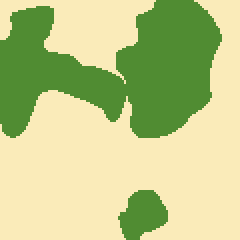
#> input picture data/test/masks/tile_1.87_35.png, 120 x 120 px (shown 2 times larger)
$ python quick_analysis.py
#> lines starting #> are read from the running program, lines starting #| are printed output that depends on the picture; after the words box and inside, x2 and y2 are one past the last pixel; in counts of white or black regions, pixels touching at a corner belong together
#!/usr/bin/env python3
"""
Quick Dataset Analysis for Slum Detection
========================================
Identifies all classes and creates essential plots.
"""

import os
import cv2
import numpy as np
import matplotlib.pyplot as plt
from pathlib import Path
import json
from collections import defaultdict, Counter
import glob
from tqdm import tqdm

class QuickAnalyzer:
    def __init__(self, data_root="data", output_dir="analysis"):
        self.data_root = Path(data_root)
        self.output_dir = Path(output_dir)
        self.output_dir.mkdir(exist_ok=True)

    def analyze_classes(self):
        """Analyze all mask classes across dataset"""
        print("ANALYZING MASK CLASSES")
        print("=" * 50)

        all_unique_values = set()
        class_distribution = defaultdict(int)

        for split in ['train', 'val', 'test']:
            masks_dir = self.data_root / split / "masks"
            if not masks_dir.exists():
                continue

            mask_files = list(masks_dir.glob("*.png"))
            print(f"Processing {len(mask_files)} {split} masks...")

            for mask_path in tqdm(mask_files, desc=f"{split} masks"):
                mask = cv2.imread(str(mask_path), cv2.IMREAD_GRAYSCALE)
                if mask is not None:
                    unique_vals, counts = np.unique(mask, return_counts=True)
                    all_unique_values.update(unique_vals)

                    for val, count in zip(unique_vals, counts):
                        class_distribution[int(val)] += int(count)

        # Print results
        print(f"\nFOUND {len(all_unique_values)} CLASSES:")
        print(f"Class values: {sorted(all_unique_values)}")

        total_pixels = sum(class_distribution.values())
        print(f"\nCLASS DISTRIBUTION:")
        for class_val in sorted(all_unique_values):
            pixels = class_distribution[int(class_val)]
            percentage = (pixels/total_pixels)*100
            print(f"  Class {class_val}: {pixels:,} pixels ({percentage:.2f}%)")

        return all_unique_values, class_distribution

    def create_class_plot(self, class_distribution):
        """Create class distribution plot"""
        classes = sorted(class_distribution.keys())
        counts = [class_distribution[c] for c in classes]

        fig, (ax1, ax2) = plt.subplots(1, 2, figsize=(15, 6))

        # Bar plot
        bars = ax1.bar(classes, counts, color='skyblue', edgecolor='navy', alpha=0.7)
        ax1.set_title('Class Distribution', fontweight='bold', fontsize=14)
        ax1.set_xlabel('Class Value')
        ax1.set_ylabel('Pixel Count')

        # Add value labels
        for bar, count in zip(bars, counts):
            height = bar.get_height()
            ax1.text(bar.get_x() + bar.get_width()/2., height + max(counts)*0.01,
                    f'{count:,}', ha='center', va='bottom', fontsize=10)

        # Pie chart
        total_pixels = sum(counts)
        percentages = [(c/total_pixels)*100 for c in counts]

        # Create labels with class names
        labels = []
        for cls in classes:
            if cls == 0:
                labels.append(f'Background ({cls})')
            elif cls == 109:
                labels.append(f'Slum Main ({cls})')
            elif cls == 105:
                labels.append(f'Slum Type A ({cls})')
            elif cls == 111:
                labels.append(f'Slum Type B ({cls})')
            elif cls == 158:
                labels.append(f'Slum Type C ({cls})')
            elif cls == 200:
                labels.append(f'Slum Type D ({cls})')
            elif cls == 233:
                labels.append(f'Slum Type E ({cls})')
            else:
                labels.append(f'Class {cls}')

        ax2.pie(percentages, labels=labels, autopct='%1.1f%%', startangle=90)
        ax2.set_title('Class Distribution (%)', fontweight='bold', fontsize=14)

        plt.tight_layout()
        plt.savefig(self.output_dir / 'class_analysis.png', dpi=300, bbox_inches='tight')
        plt.show()

        return fig

    def create_sample_plot(self):
        """Create sample visualization"""
        fig, axes = plt.subplots(2, 6, figsize=(18, 8))
        fig.suptitle('Sample Images and Masks', fontsize=16, fontweight='bold')

        sample_count = 0
        for split_idx, split in enumerate(['train', 'val']):
            images_dir = self.data_root / split / "images"
            masks_dir = self.data_root / split / "masks"

            if not (images_dir.exists() and masks_dir.exists()):
                continue

            image_files = list(images_dir.glob("*.tif"))[:3]

            for i, img_path in enumerate(image_files):
                mask_path = masks_dir / (img_path.stem + ".png")

                if mask_path.exists():
                    # Load files
                    image = cv2.imread(str(img_path))
                    image = cv2.cvtColor(image, cv2.COLOR_BGR2RGB)
                    mask = cv2.imread(str(mask_path), cv2.IMREAD_GRAYSCALE)

                    # Plot image
                    axes[split_idx, i*2].imshow(image)
                    axes[split_idx, i*2].set_title(f'{split.upper()} Image {i+1}')
                    axes[split_idx, i*2].axis('off')

                    # Plot mask with custom colormap
                    im = axes[split_idx, i*2+1].imshow(mask, cmap='tab10')
                    axes[split_idx, i*2+1].set_title(f'Mask (Classes: {len(np.unique(mask))})')
                    axes[split_idx, i*2+1].axis('off')

        plt.tight_layout()
        plt.savefig(self.output_dir / 'sample_images.png', dpi=300, bbox_inches='tight')
        plt.show()

    def save_results(self, unique_values, class_distribution):
        """Save analysis results"""
        results = {
            "total_classes": len(unique_values),
            "class_values": sorted([int(x) for x in unique_values]),
            "class_distribution": {str(k): int(v) for k, v in class_distribution.items()},
            "class_interpretation": {
                "0": "Background",
                "105": "Slum Type A",
                "109": "Slum Main Type",
                "111": "Slum Type B",
                "158": "Slum Type C",
                "200": "Slum Type D",
                "233": "Slum Type E"
            }
        }

        with open(self.output_dir / 'class_analysis_results.json', 'w') as f:
            json.dump(results, f, indent=2)

        print(f"\nResults saved to: {self.output_dir}")
        return results

    def run_analysis(self):
        """Run complete analysis"""
        print("STARTING DATASET ANALYSIS")
        print("=" * 40)

        # Analyze classes
        unique_values, class_distribution = self.analyze_classes()
#> in analyze_classes, `mask = cv2.imread(str(mask_path), cv2.IMREAD_GRAYSCALE)`:
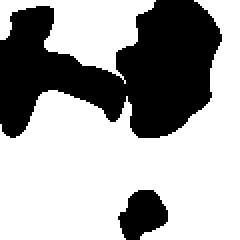
#> mask: shape (120, 120) (shown 2 times larger); values 111 (black) and 233 (white), 64.8% white; 2 black regions, box (x1, y1, x2, y2) and area: (0, 0, 111, 69) 4635, (59, 95, 84, 120) 429
#> in analyze_classes, `unique_vals, counts = np.unique(mask, return_counts=True)`: unique_vals = [111, 233]; counts = [5064, 9336]
#> the loop in analyze_classes, `for val, count in zip(unique_vals, counts):` made 2 passes
#> (val, count) on passes 1 to 2: (111, 5064), (233, 9336)
#> after the loop in analyze_classes, `for val, count in zip(unique_vals, counts):`: class_distribution = {111: 5064, 233: 9336}
#| FOUND 2 CLASSES:
#| Class values: [111, 233]
#> in analyze_classes, `total_pixels = sum(class_distribution.values())`: total_pixels = 43200
#> the loop in analyze_classes, `for class_val in sorted(all_unique_values):` made 2 passes
#> (class_val, pixels, percentage) on passes 1 to 2: (111, 15192, 35.17), (233, 28008, 64.83)
#|   Class 111: 15,192 pixels (35.17%)
#|   Class 233: 28,008 pixels (64.83%)
#> unique_values = 2 items; class_distribution = {111: 15192, 233: 28008}

        # Create plots
        print("\nCREATING VISUALIZATIONS...")
        self.create_class_plot(class_distribution)
#> in create_class_plot, `classes = sorted(class_distribution.keys())`: classes = [111, 233]
#> in create_class_plot, `counts = [class_distribution[c] for c in classes]`: counts = [15192, 28008]
#> the loop in create_class_plot, `for bar, count in zip(bars, counts):` made 2 passes
#> (count, height) on passes 1 to 2: (15192, 15192), (28008, 28008)
#> in create_class_plot, `total_pixels = sum(counts)`: total_pixels = 43200
#> in create_class_plot, `percentages = [(c/total_pixels)*100 for c in counts]`: percentages = [35.17, 64.83]
#> the loop in create_class_plot, `for cls in classes:` made 2 passes
#> cls on passes 1 to 2: 111, 233
#> after the loop in create_class_plot, `for cls in classes:`: labels = ['Slum Type B (111)', 'Slum Type E (233)']
#> in create_class_plot, `plt.savefig(self.output_dir / 'class_analysis.png', dpi=300, bbox_inch..`:
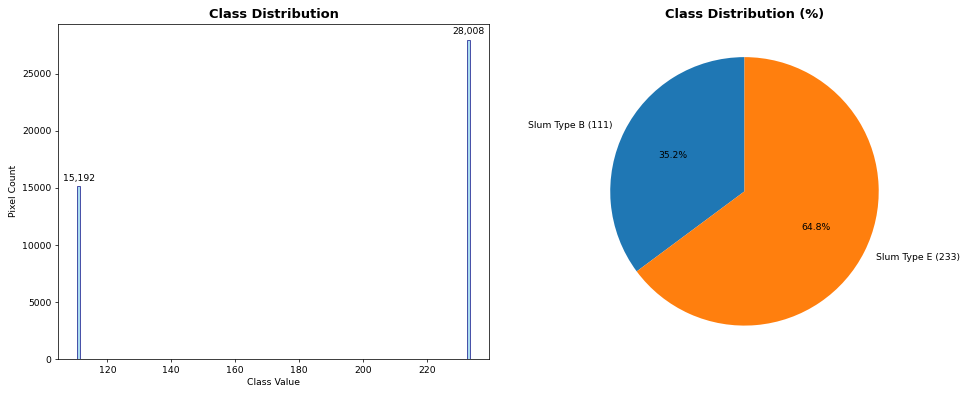
#> figure drawn by matplotlib, 2 panels
        self.create_sample_plot()
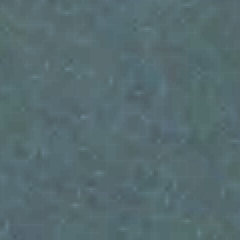
#> input picture data/test/images/jp22_1.0_40.tif, 120 x 120 px (shown 2 times larger)
#> in create_sample_plot, image is the input picture: shape (120, 120, 3); mean B, G, R 111.6, 107.4, 85.7
#> in create_sample_plot, `plt.savefig(self.output_dir / 'sample_images.png', dpi=300, bbox_inche..`:
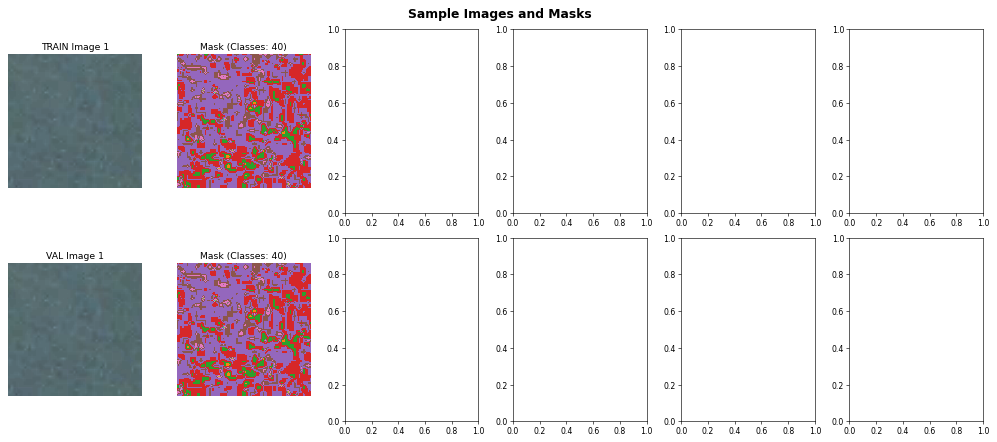
#> figure drawn by matplotlib, 4 panels

        # Save results
        results = self.save_results(unique_values, class_distribution)
#> results = 4 items

        print("\nANALYSIS COMPLETE!")
        print(f"Found {len(unique_values)} classes: {sorted(unique_values)}")
#| Found 2 classes: [111, 233]

        return results

if __name__ == "__main__":
    analyzer = QuickAnalyzer()
    analyzer.run_analysis()
